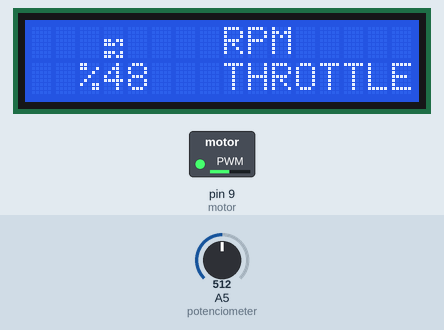
The sketch below on a simulated Arduino Uno, built with avr-gcc and run on an emulated ATmega328P. On the bench: 16×2 character LCD, switched loads named in the sketch (green lamp = pin HIGH). The inputs (shaded band) are chosen by the test bench; at power-on: A5 (potenciometer) = 512. What the sketch prints to the serial monitor is not drawn.

Above: at 1.2 s.
1.3 s: A5 (potenciometer) set to 716
At 2.5 s:
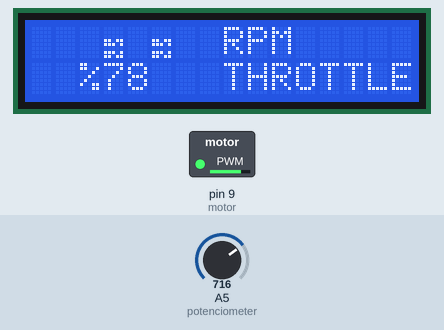
2.8 s: A5 (potenciometer) set to 306
At 3.1 s:
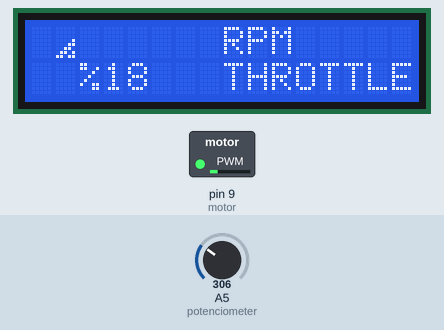
4.3 s: A5 (potenciometer) set to 122
At 5.1 s:
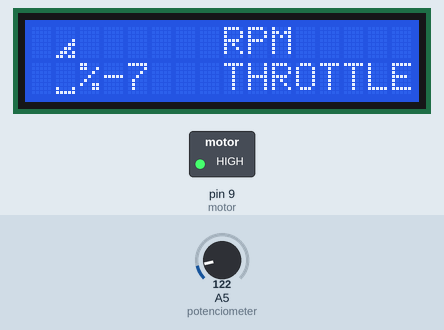
5.8 s: A5 (potenciometer) set to 162
At 7.0 s:
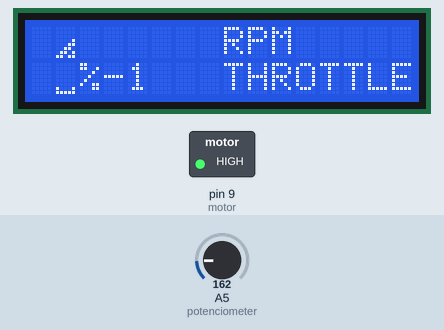
7.3 s: A5 (potenciometer) set to 173
At 8.2 s:
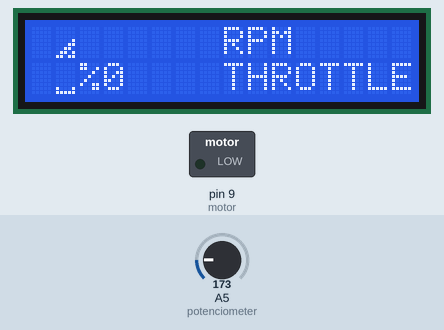
8.8 s: A5 (potenciometer) set to 511
At 9.4 s:
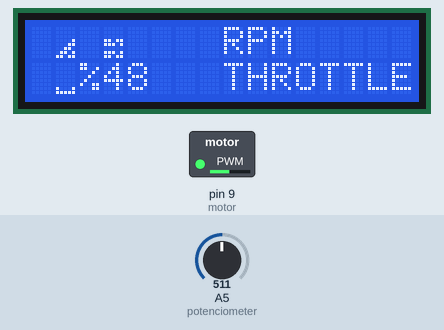
Timing chart, 0 to 11.3 s (numbered marks = the images above; inputs shaded):
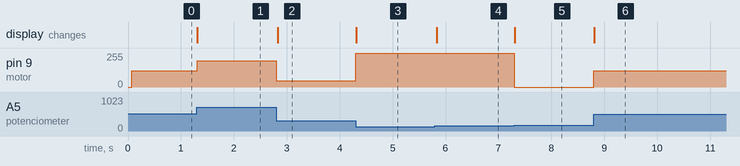

The sketch:

Pwm_motor_control_LCD.ino
```cpp
// include the library code:
#include <LiquidCrystal.h>

const int rs = 12, en = 11, d4 = 6, d5 = 4, d6 = 3, d7 = 2;
LiquidCrystal lcd(rs, en, d4, d5, d6, d7);

int motor = 9;
int potenciometer = 5;

const int wy1 = 7;
const int wy2 = 8;
int buttonState1 = 0;
int buttonState2 = 0;

byte bda[8] = {
  B00000,
  B00000,
  B00000,
  B00000,
  B00000,
  B00000,
  B10001,
  B11111,
};
byte bdb[8] = {
  B11011,
  B10001,
  B01010,
  B11011,
  B11011,
  B01110,
  B10001,
  B11111,
};
byte bdc[8] = {
  B00000,
  B00000,
  B00000,
  B00001,
  B00011,
  B00110,
  B01101,
  B11011,
};
byte bdd[8] = {
  B00000,
  B00000,
  B00000,
  B11011,
  B11101,
  B00000,
  B11101,
  B11011,
};
byte bde[8] = {
  B11011,
  B10110,
  B01100,
  B11000,
  B10000,
  B10000,
  B10000,
  B10000,
};


////////////////////////////////
void setup() {

  lcd.begin(16, 2);

  pinMode(9, OUTPUT);
  pinMode(5, INPUT);
  pinMode(wy1, INPUT);
  pinMode(wy2, INPUT);

  lcd.createChar(0,bda);
  lcd.createChar(1,bdb);
  lcd.createChar(2,bdc);
  lcd.createChar(3,bdd);
  lcd.createChar(4,bde);


  Serial.begin(9600);
}

///////////////////////////////
void loop() {

  int value = analogRead(potenciometer);//read input value: range between (0,1023)
  //int motor_speed = value/2.75;//PWM can only ouput 255 different values
  int motor_speed = ((value/3.5)-50)*255/200;
  analogWrite(motor,motor_speed);
  int motor_spd = (motor_speed*100)/250;

    lcd.setCursor(2,1);
    lcd.print("%   ");
    lcd.setCursor(3,1);
    lcd.print(motor_spd);

if (5 < motor_spd && motor_spd <=15) {

  lcd.setCursor(1,1);
  lcd.write(byte(1));
  lcd.setCursor(1,0);
  lcd.print("      ");
}
  else if (15 < motor_spd && motor_spd <=25){

    lcd.setCursor(1,0);
    lcd.write(byte(2));
    lcd.setCursor(2,0);
    lcd.print("     ");
  }
  else if (25 < motor_spd && motor_spd <=40) {

    lcd.setCursor(2,0);
    lcd.write(byte(3));
    lcd.setCursor(3,0);
    lcd.print("    ");
  }
  else if (40 < motor_spd && motor_spd <=55) {

    lcd.setCursor(3,0);
    lcd.write(byte(3));
    lcd.setCursor(4,0);
    lcd.print("    ");
  }
  else if (55 < motor_spd && motor_spd <=70) {

    lcd.setCursor(4,0);
    lcd.write(byte(3));
    lcd.setCursor(5,0);
    lcd.print("    ");
  }
  else if (70 < motor_spd && motor_spd <=85) {

    lcd.setCursor(5,0);
    lcd.write(byte(3));
    lcd.setCursor(6,0);
    lcd.print("   ");
  }
  else if (85 < motor_spd && motor_spd <=100) {
    lcd.setCursor(6,0);
    lcd.write(byte(3));
    lcd.setCursor(7,0);
    lcd.print("  ");
  }
  else {
    //lcd.setCursor(1,0);
    //lcd.print("      ");
    lcd.setCursor(1,1);
    lcd.write(byte(0));

  }
  lcd.setCursor(8,0);
  lcd.print("RPM");
  lcd.setCursor(8,1);
  lcd.print("THROTTLE");
Serial.println(motor_speed);//for testing purposes
/*
  lcd.setCursor(1,1);
  lcd.write(byte(3));
  lcd.setCursor(2,1);
  lcd.write(byte(4));
  lcd.setCursor(1,0);
  lcd.write(byte(5));
  lcd.setCursor(2,0);
  lcd.write(byte(7));
  lcd.setCursor(3,0);
  lcd.write(byte(7));
  lcd.write(byte(7));
  lcd.write(byte(7));
  lcd.write(byte(7));
*/
};
```

Measured:
- the behaviour switches between 172 and 173 on A5 (potenciometer) (found by bisection; images 4 and 5)
- after the input at 1.3 s, pin 9 (motor): 122/255 → 197/255 at once; the display: changes at once (image 1)
- after the input at 2.8 s, pin 9 (motor): 197/255 → 47/255 at once; the display: changes at once (image 2)
- after the input at 4.3 s, pin 9 (motor): 47/255 → 255/255 at once; the display: changes at once (image 3)
- after the input at 5.8 s, the display: changes at once (image 4)
- after the input at 7.3 s, pin 9 (motor): 255/255 → 0/255 at once; the display: changes at once (image 5)
- after the input at 8.8 s, pin 9 (motor): 0/255 → 122/255 at once; the display: changes at once (image 6)
